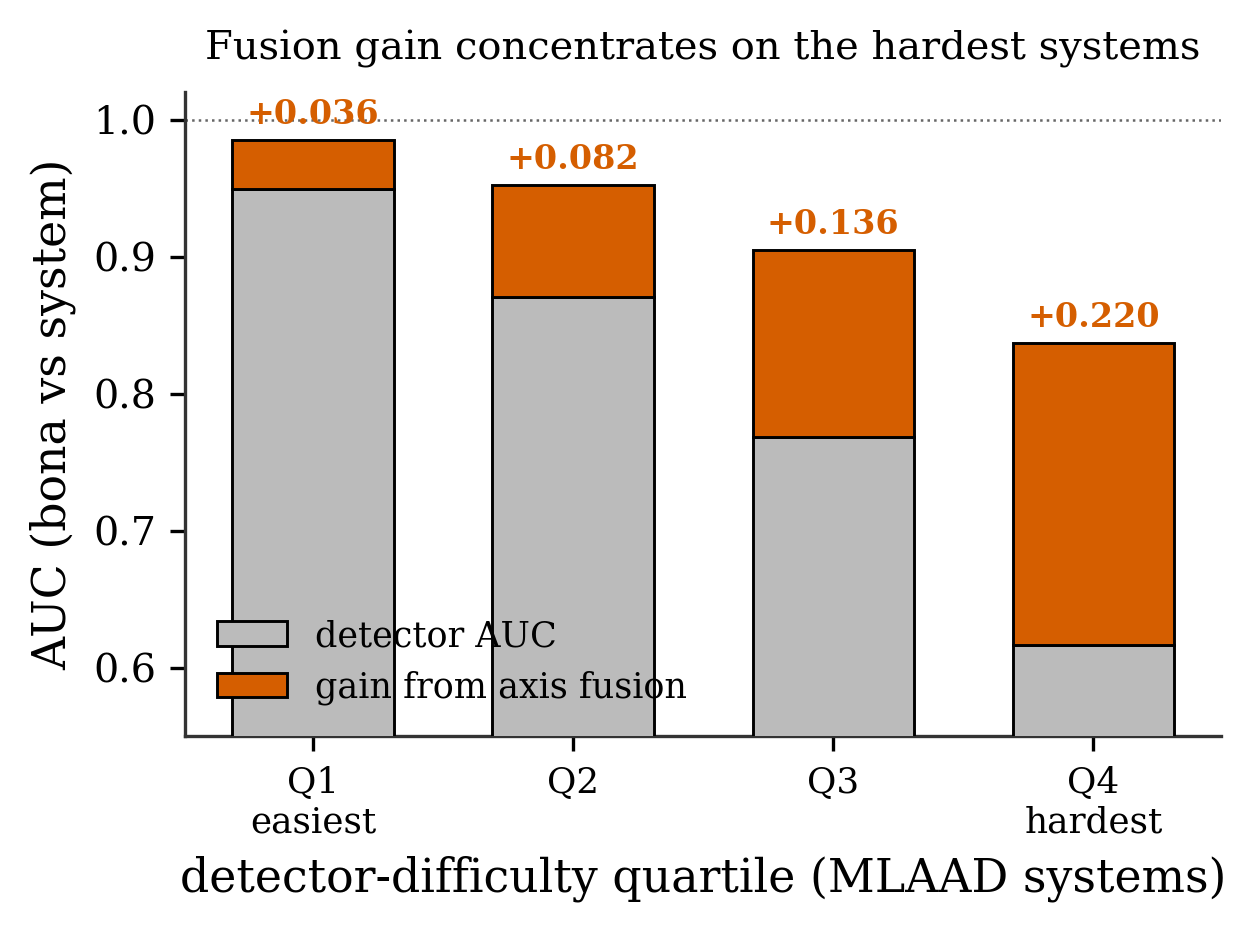

Generate this figure with Python:
"""Fig 3 (new): the axis-fusion gain lands on exactly the hardest systems.

The training-free axis fusion is not a uniform boost: on MLAAD (i7) the AUC
improvement grows monotonically with detector-difficulty quartile, from
+0.036 on the easiest quartile to +0.220 on the hardest. This is the
law-as-mechanism plot: the axis carries information precisely where the
detector fails, which is *why* fusion helps (and why it is not tuning).

Data artifact (never hand-typed):
  experiments/results/i7_axis_fusion/i7_quartiles.csv
      Q1_easy 0.9495->0.9851 (+0.036); Q2 0.8705->0.9522 (+0.082);
      Q3 0.7687->0.9050 (+0.136); Q4_hard 0.6167->0.8371 (+0.220)
"""
import csv
import os
import sys

import numpy as np
import matplotlib.pyplot as plt

sys.path.insert(0, os.path.dirname(os.path.abspath(__file__)))
from _style import (apply_style, save_both, BLUE, VERMILLION, GRAY, BLACK,
                    LIGHT_GRAY, SINGLE_COL_WIDTH)

apply_style()
OUT_DIR = os.path.dirname(os.path.abspath(__file__))
REPO = os.path.abspath(os.path.join(OUT_DIR, "..", ".."))

rows = list(csv.DictReader(open(os.path.join(
    REPO, "experiments/results/i7_axis_fusion/i7_quartiles.csv"))))
labels = ["Q1\neasiest", "Q2", "Q3", "Q4\nhardest"]
det = [float(r["AUC_detector"]) for r in rows]
fus = [float(r["AUC_fused"]) for r in rows]
dlt = [float(r["delta"]) for r in rows]

assert abs(dlt[0] - 0.0356) < 1e-3 and abs(dlt[-1] - 0.2203) < 1e-3, dlt
print("[fig3] dAUC by quartile:", [f"{d:+.3f}" for d in dlt])

fig, ax = plt.subplots(figsize=(SINGLE_COL_WIDTH * 0.66, 3.2))
x = np.arange(len(rows))

# detector AUC as base, fusion gain stacked on top in vermillion
ax.bar(x, det, 0.62, color=LIGHT_GRAY, edgecolor=BLACK, lw=0.7,
       label="detector AUC", zorder=3)
ax.bar(x, dlt, 0.62, bottom=det, color=VERMILLION, edgecolor=BLACK, lw=0.7,
       label="gain from axis fusion", zorder=3)
for k in range(len(rows)):
    ax.annotate(f"+{dlt[k]:.3f}", xy=(x[k], det[k] + dlt[k]),
                xytext=(0, 4), textcoords="offset points", ha="center",
                fontsize=8.0, fontweight="bold", color=VERMILLION)

ax.set_xticks(x)
ax.set_xticklabels(labels, fontsize=8.6)
ax.set_xlabel("detector-difficulty quartile (MLAAD systems)")
ax.set_ylabel("AUC (bona vs system)")
ax.set_ylim(0.55, 1.02)
ax.axhline(1.0, color=GRAY, lw=0.6, ls=":", zorder=1)
ax.legend(frameon=False, loc="lower left", fontsize=8.4)
ax.set_title("Fusion gain concentrates on the hardest systems",
             fontsize=9.6, pad=8)
ax.spines["top"].set_visible(False)
ax.spines["right"].set_visible(False)

fig.tight_layout()
paths = save_both(fig, OUT_DIR, "fig3_quartile_mechanism")
print("Saved:", paths)
